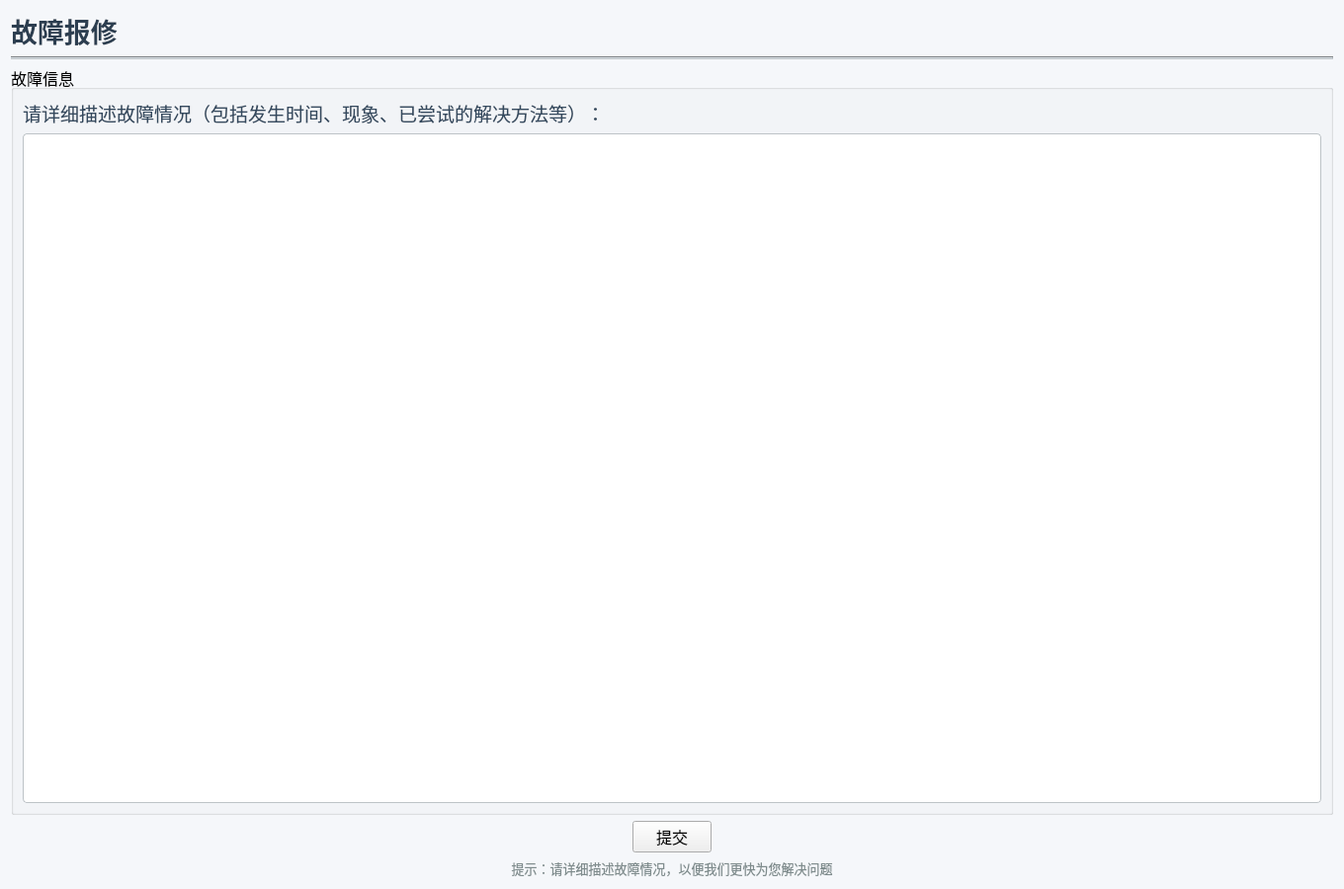
<?xml version="1.0" encoding="UTF-8"?>
<ui version="4.0">
 <class>ProblemReport</class>
 <widget class="QWidget" name="ProblemReport">
  <property name="geometry">
   <rect>
    <x>0</x>
    <y>0</y>
    <width>1360</width>
    <height>900</height>
   </rect>
  </property>
  <property name="sizePolicy">
   <sizepolicy hsizetype="Preferred" vsizetype="Preferred">
    <horstretch>0</horstretch>
    <verstretch>0</verstretch>
   </sizepolicy>
  </property>
  <property name="windowTitle">
   <string>故障报修</string>
  </property>
  <property name="styleSheet">
   <string notr="true">
    QWidget#ProblemReport {
        background-color: #f5f7fa;
        border-radius: 8px;
    }
    QLabel#titleLabel {
        color: #2c3e50;
        font-weight: bold;
    }
    QLabel {
        color: #34495e;
    }
    QTextEdit {
        border: 1px solid #bdc3c7;
        border-radius: 4px;
        padding: 8px;
        background-color: white;
        font-size: 13px;
    }
    QTextEdit:focus {
        border-color: #3498db;
        outline: none;
    }
    QFrame#line {
        background-color: #bdc3c7;
        height: 1px;
    }
   </string>
  </property>
  <layout class="QGridLayout" name="gridLayout_2">
   <item row="0" column="0" colspan="2">
    <widget class="QLabel" name="titleLabel">
     <property name="font">
      <font>
       <pointsize>20</pointsize>
       <weight>75</weight>
       <bold>true</bold>
      </font>
     </property>
     <property name="text">
      <string>故障报修</string>
     </property>
    </widget>
   </item>
   <item row="1" column="0" colspan="3">
    <widget class="QFrame" name="line">
     <property name="frameShape">
      <enum>QFrame::HLine</enum>
     </property>
     <property name="frameShadow">
      <enum>QFrame::Sunken</enum>
     </property>
    </widget>
   </item>
   <item row="2" column="0" colspan="3">
    <widget class="QGroupBox" name="groupBox">
     <property name="font">
      <font>
       <pointsize>12</pointsize>
      </font>
     </property>
     <property name="title">
      <string>故障信息</string>
     </property>
     <layout class="QGridLayout" name="gridLayout">
      <item row="0" column="0">
       <widget class="QLabel" name="label_2">
        <property name="font">
         <font>
          <pointsize>14</pointsize>
         </font>
        </property>
        <property name="text">
         <string>请详细描述故障情况（包括发生时间、现象、已尝试的解决方法等）：</string>
        </property>
       </widget>
      </item>
      <item row="1" column="0">
       <widget class="QTextEdit" name="textEdit">
        <property name="font">
         <font>
          <pointsize>6</pointsize>
         </font>
        </property>
       </widget>
      </item>
     </layout>
    </widget>
   </item>
   <item row="3" column="0">
    <spacer name="horizontalSpacer_2">
     <property name="orientation">
      <enum>Qt::Horizontal</enum>
     </property>
     <property name="sizeHint" stdset="0">
      <size>
       <width>627</width>
       <height>20</height>
      </size>
     </property>
    </spacer>
   </item>
   <item row="3" column="1">
    <widget class="QPushButton" name="pushButton">
     <property name="font">
      <font>
       <pointsize>12</pointsize>
       <weight>50</weight>
       <bold>false</bold>
      </font>
     </property>
     <property name="text">
      <string>提交</string>
     </property>
    </widget>
   </item>
   <item row="3" column="2">
    <spacer name="horizontalSpacer_3">
     <property name="orientation">
      <enum>Qt::Horizontal</enum>
     </property>
     <property name="sizeHint" stdset="0">
      <size>
       <width>627</width>
       <height>20</height>
      </size>
     </property>
    </spacer>
   </item>
   <item row="4" column="0" colspan="3">
    <widget class="QLabel" name="hintLabel">
     <property name="font">
      <font>
       <pointsize>10</pointsize>
      </font>
     </property>
     <property name="styleSheet">
      <string notr="true">color: #7f8c8d;</string>
     </property>
     <property name="text">
      <string>提示：请详细描述故障情况，以便我们更快为您解决问题</string>
     </property>
     <property name="alignment">
      <set>Qt::AlignCenter</set>
     </property>
    </widget>
   </item>
  </layout>
 </widget>
 <resources/>
 <connections/>
</ui>
